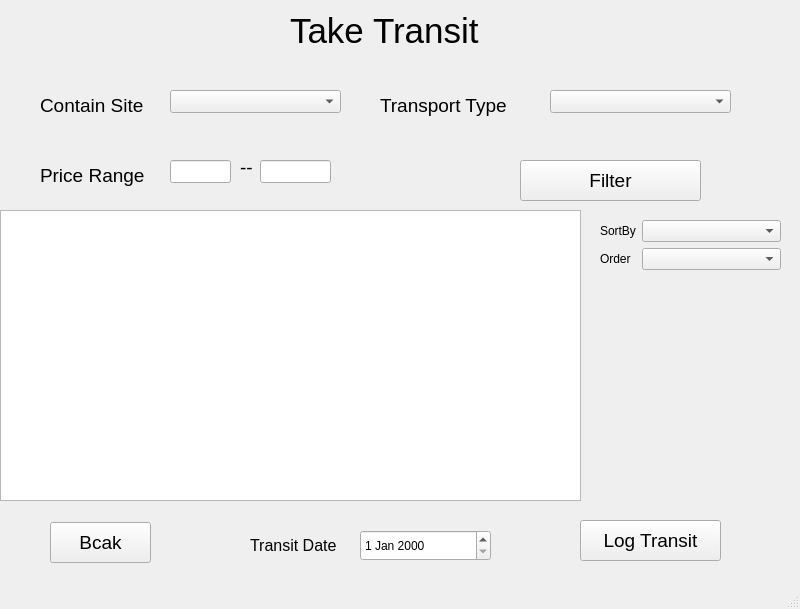
<?xml version="1.0" encoding="UTF-8"?>
<ui version="4.0">
 <class>user_take_transit</class>
 <widget class="QMainWindow" name="user_take_transit">
  <property name="geometry">
   <rect>
    <x>0</x>
    <y>0</y>
    <width>800</width>
    <height>609</height>
   </rect>
  </property>
  <property name="windowTitle">
   <string>User Take Transit</string>
  </property>
  <widget class="QWidget" name="centralwidget">
   <widget class="QLabel" name="label">
    <property name="geometry">
     <rect>
      <x>290</x>
      <y>10</y>
      <width>211</width>
      <height>41</height>
     </rect>
    </property>
    <property name="font">
     <font>
      <pointsize>26</pointsize>
     </font>
    </property>
    <property name="text">
     <string>Take Transit</string>
    </property>
   </widget>
   <widget class="QLabel" name="label_2">
    <property name="geometry">
     <rect>
      <x>40</x>
      <y>90</y>
      <width>121</width>
      <height>31</height>
     </rect>
    </property>
    <property name="font">
     <font>
      <pointsize>14</pointsize>
     </font>
    </property>
    <property name="text">
     <string>Contain Site</string>
    </property>
   </widget>
   <widget class="QLabel" name="label_3">
    <property name="geometry">
     <rect>
      <x>380</x>
      <y>90</y>
      <width>141</width>
      <height>31</height>
     </rect>
    </property>
    <property name="font">
     <font>
      <pointsize>14</pointsize>
     </font>
    </property>
    <property name="text">
     <string>Transport Type</string>
    </property>
   </widget>
   <widget class="QComboBox" name="site_combobox">
    <property name="geometry">
     <rect>
      <x>170</x>
      <y>90</y>
      <width>171</width>
      <height>23</height>
     </rect>
    </property>
    <property name="font">
     <font>
      <pointsize>14</pointsize>
     </font>
    </property>
   </widget>
   <widget class="QComboBox" name="transport_type_combobox">
    <property name="geometry">
     <rect>
      <x>550</x>
      <y>90</y>
      <width>181</width>
      <height>23</height>
     </rect>
    </property>
   </widget>
   <widget class="QLabel" name="label_4">
    <property name="geometry">
     <rect>
      <x>40</x>
      <y>160</y>
      <width>121</width>
      <height>31</height>
     </rect>
    </property>
    <property name="font">
     <font>
      <pointsize>14</pointsize>
     </font>
    </property>
    <property name="text">
     <string>Price Range</string>
    </property>
   </widget>
   <widget class="QLineEdit" name="min_price_lineEdit">
    <property name="geometry">
     <rect>
      <x>170</x>
      <y>160</y>
      <width>61</width>
      <height>23</height>
     </rect>
    </property>
   </widget>
   <widget class="QLabel" name="label_5">
    <property name="geometry">
     <rect>
      <x>240</x>
      <y>160</y>
      <width>57</width>
      <height>15</height>
     </rect>
    </property>
    <property name="font">
     <font>
      <pointsize>14</pointsize>
     </font>
    </property>
    <property name="text">
     <string>--</string>
    </property>
   </widget>
   <widget class="QLineEdit" name="max_price_lineEdit">
    <property name="geometry">
     <rect>
      <x>260</x>
      <y>160</y>
      <width>71</width>
      <height>23</height>
     </rect>
    </property>
   </widget>
   <widget class="QPushButton" name="filter_btn">
    <property name="geometry">
     <rect>
      <x>520</x>
      <y>160</y>
      <width>181</width>
      <height>41</height>
     </rect>
    </property>
    <property name="font">
     <font>
      <pointsize>14</pointsize>
     </font>
    </property>
    <property name="text">
     <string>Filter</string>
    </property>
   </widget>
   <widget class="QTableWidget" name="tableWidget">
    <property name="geometry">
     <rect>
      <x>0</x>
      <y>210</y>
      <width>581</width>
      <height>291</height>
     </rect>
    </property>
   </widget>
   <widget class="QPushButton" name="back_btn">
    <property name="geometry">
     <rect>
      <x>50</x>
      <y>522</y>
      <width>101</width>
      <height>41</height>
     </rect>
    </property>
    <property name="font">
     <font>
      <pointsize>14</pointsize>
     </font>
    </property>
    <property name="text">
     <string>Bcak</string>
    </property>
   </widget>
   <widget class="QLabel" name="label_6">
    <property name="geometry">
     <rect>
      <x>250</x>
      <y>530</y>
      <width>141</width>
      <height>31</height>
     </rect>
    </property>
    <property name="font">
     <font>
      <pointsize>12</pointsize>
     </font>
    </property>
    <property name="text">
     <string>Transit Date</string>
    </property>
   </widget>
   <widget class="QDateEdit" name="dateEdit">
    <property name="geometry">
     <rect>
      <x>360</x>
      <y>530</y>
      <width>131</width>
      <height>31</height>
     </rect>
    </property>
   </widget>
   <widget class="QPushButton" name="pushButton">
    <property name="geometry">
     <rect>
      <x>580</x>
      <y>520</y>
      <width>141</width>
      <height>41</height>
     </rect>
    </property>
    <property name="font">
     <font>
      <pointsize>14</pointsize>
     </font>
    </property>
    <property name="text">
     <string>Log Transit</string>
    </property>
   </widget>
   <widget class="QWidget" name="formLayoutWidget">
    <property name="geometry">
     <rect>
      <x>600</x>
      <y>220</y>
      <width>181</width>
      <height>80</height>
     </rect>
    </property>
    <layout class="QFormLayout" name="formLayout">
     <item row="0" column="0">
      <widget class="QLabel" name="sortByLabel">
       <property name="text">
        <string>SortBy</string>
       </property>
      </widget>
     </item>
     <item row="0" column="1">
      <widget class="QComboBox" name="sortByComboBox"/>
     </item>
     <item row="1" column="0">
      <widget class="QLabel" name="orderLabel">
       <property name="text">
        <string>Order</string>
       </property>
      </widget>
     </item>
     <item row="1" column="1">
      <widget class="QComboBox" name="orderComboBox"/>
     </item>
    </layout>
   </widget>
  </widget>
  <widget class="QStatusBar" name="statusbar"/>
 </widget>
 <resources/>
 <connections/>
</ui>
